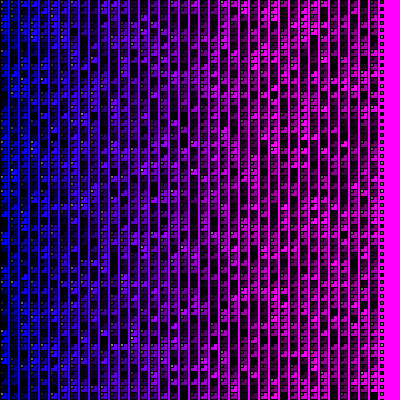
Frame 1 (no input)
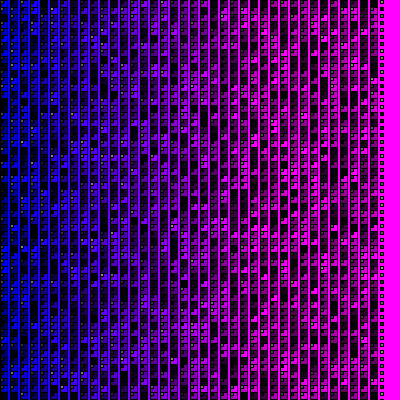
Frame 60 (the mouse pressed at the canvas centre just before this capture)
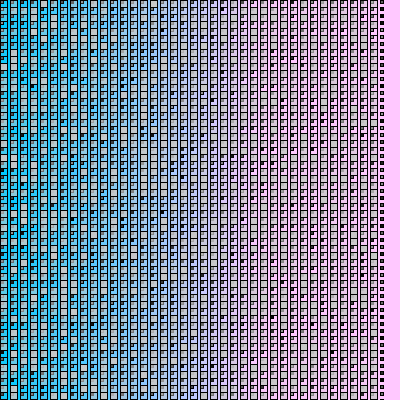
Frame 120 (the mouse held since frame 60 and released just before this capture)

The Processing sketch that drew these frames (run headless with seeded random() and noise(); from frame 60 on, the mouse is pressed at the canvas centre):

// Processing sketch: processing_17326
// ── processing_17326.pde

int xpos = 200;
int ypos = 300;

void setup() 

{
  size(400, 400);
  background(0);
}

void draw () {

  for (int j=0; j<400; j=j+7) {
    for (int i = 0; i<400; i=i+10) {
      xpos = i;
      ypos = j;
      noStroke();
      fill(xpos,mouseX,255);
      rect(xpos,ypos,10,10);
      stroke(0);
      fill(random(150));
      rect(xpos-10, ypos, 3, 3);
      fill(mouseY, random(255));
      rect(xpos-20, ypos, 7, 7);
    }
  }
}
